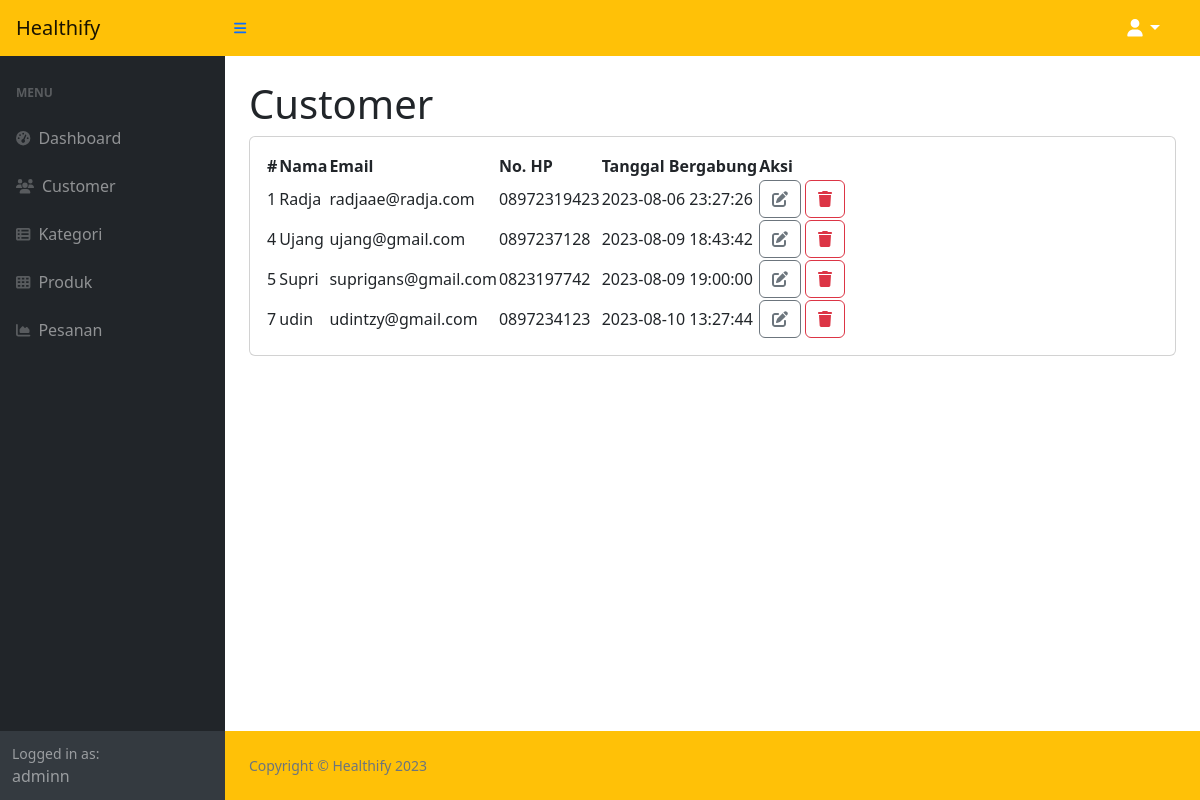
Page /admin/customer.php (signed in) on the committed database.
### tables this page shows
CREATE TABLE `user` (
  `userid` int(11) NOT NULL,
  `name` varchar(100) NOT NULL,
  `birth` date NOT NULL,
  `email` varchar(100) NOT NULL,
  `username` varchar(20) NOT NULL,
  `password` varchar(100) NOT NULL,
  `level` enum('0','1') NOT NULL,
  `phone` varchar(15) NOT NULL,
  `address` varchar(100) DEFAULT NULL,
  `datejoined` datetime NOT NULL DEFAULT current_timestamp()
);

### admin/customer.php (the view, shortened to what this page needs)
<?php include("template/header.php");?>
<?php include("template/navbar.php");?>
<div id="layoutSidenav_content">
    <main>
        <div class="container-fluid px-4">
          <h1 class="mt-4">Customer</h1>
          <?php
            $query = "SELECT * FROM `user` where level = '0'";
            $result = mysqli_query($conn, $query) or die(mysqli_error($conn));
          ?>
          <div class="card mb-4">
            <div class="card-body">
              <table id="datatablesSimple">
                <thead>
                  <tr>
                    <th scope="col">#</th>
                    <th scope="col">Nama</th>
                    <th scope="col">Email</th>
                    <th scope="col">No. HP</th>
                    <th scope="col">Tanggal Bergabung</th>
                    <th scope="col">Aksi</th>
                  </tr>
                </thead>
                <tbody>
                  <?php
                    while ($row = mysqli_fetch_array($result)) {
                  ?>
                  <tr>
                    <td><?= $row['userid'] ?></td>
                    <td><?= $row['name'] ?></td>
                    <td><?= $row['email'] ?></td>
                    <td><?= $row['phone'] ?></td>
                    <td><?= $row['datejoined'] ?></td>
                    <td style="text-align: center;">
                      <a href="editcustomer.php?customer=<?= $row['userid'] ?>"class="btn btn-outline-secondary"><i class="fas fa-edit"></i></a>
                      <a href="deletecustomer.php?customer=<?= $row['userid'] ?>"onClick="return confirmDelete()" class="btn btn-outline-danger"><i class="fas fa-trash"></i></a>
                    </td>
                  </tr>
                  <?php } ?>
                </tbody>
                </table>
              </div>
            </div>
        </div>
    </main>
<?php include("template/footer.php");?>
</body>
</html>

### rows in the picture
user: userid "1", name "Radja", email "radjaae@radja.com", phone "08972319423", datejoined "2023-08-06 23:27:26"
user: userid "4", name "Ujang", email "ujang@gmail.com", phone "0897237128", datejoined "2023-08-09 18:43:42"
user: userid "5", name "Supri", email "suprigans@gmail.com", phone "0823197742", datejoined "2023-08-09 19:00:00"
user: userid "7", name "udin", email "udintzy@gmail.com", phone "0897234123", datejoined "2023-08-10 13:27:44"

### other values in the picture
$_SESSION['name'] "adminn"
